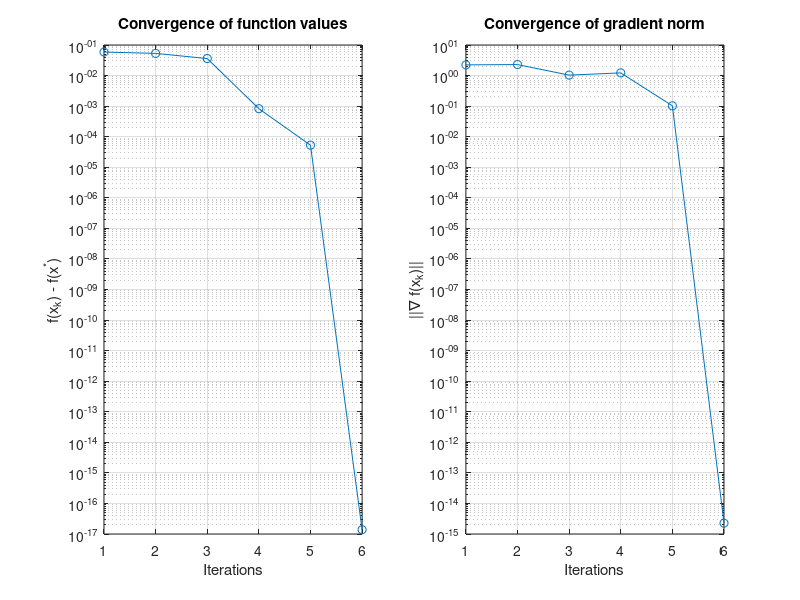

MATLAB code for this plot:
%% Conjugate gradient method
% Definine Q och b
Q = [1001, 1, 1, 1, 1;
     1, 999, 1, 1, 1;
     1, 1, 101, 1, 1;
     1, 1, 1, 99, 1;
     1, 1, 1, 1, 10];
b = [1; 1; 1; 1; 1];

% Start point och initialization
x_k = zeros(5, 1); % Start in origo
r_k = b - Q * x_k; % Initial residual
p_k = r_k;
max_iter = 100;
tolerance = 1e-10;

% To store the function values and gradient norms
f_values = [];
gradient_norms = [];

% Optimal sol (x*)
x_star = Q \ b;
f_star = 0.5 * x_star' * Q * x_star - b' * x_star;

% Iterate conjugate gradient method
for k = 1:max_iter
    gradient_norm = norm(r_k);
    f_k = 0.5 * x_k' * Q * x_k - b' * x_k;

    % Save values
    f_values = [f_values; f_k - f_star];
    gradient_norms = [gradient_norms; gradient_norm];

    % Check convergence
    if gradient_norm < tolerance
        break;
    end

    % Calc steplength
    alpha_k = (r_k' * r_k) / (p_k' * Q * p_k);

    % Update sol
    x_k = x_k + alpha_k * p_k;

    % Update residual
    r_new = r_k - alpha_k * Q * p_k;

    % Update beta
    beta_k = (r_new' * r_new) / (r_k' * r_k);

    % Update search dir
    p_k = r_new + beta_k * p_k;

    % Prepare for next iteration
    r_k = r_new;
end

% Plot results
iterations = 1:length(f_values);

figure;

% Diff in function values
subplot(1, 2, 1);
semilogy(iterations, f_values, '-o');
xlabel('Iterations');
ylabel('f(x_k) - f(x^*)');
title('Convergence of function values');
grid on;

% Gradient norm
subplot(1, 2, 2);
semilogy(iterations, gradient_norms, '-o');
xlabel('Iterations');
ylabel('||\nabla f(x_k)||');
title('Convergence of gradient norm');
grid on;

